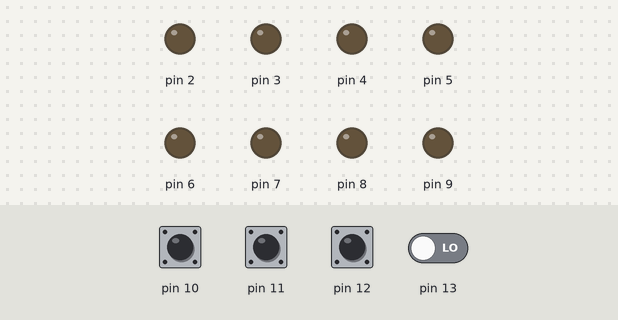
Bench run of a sketch on a simulated Arduino Uno, built with avr-gcc and run on an emulated ATmega328P. On the bench: output pins drawn as LEDs (lit = HIGH). The inputs (shaded band) are chosen by the test bench; at power-on: pin 10–12 HIGH, pin 13 LOW.

Above: at 0.4 s.
Timing chart, 0 to 1.9 s (numbered marks = the images above):
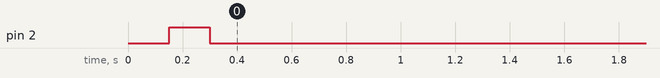

Measured:
- by itself, pin 2: LOW → HIGH at 0.15 s, → LOW 0.15 s later

The sketch:

LED_Festival.ino
```cpp
int sped = 150, led[8], btn[4], i = -1, o = 8, interval;
boolean mode, paused, canChange, s0, s1, s2, s3, pass;
unsigned long prev;

void setup() {
  led[0] = 2;  led[1] = 3;  led[2] = 4;  led[3] = 5;
  led[4] = 6;  led[5] = 7;  led[6] = 8;  led[7] = 9;
  btn[0] = 10;  btn[1] = 11;  btn[2] = 12;  btn[3] = 13;

  for (int x = 0; x < 8; x++)  pinMode(led[x], OUTPUT);
  for (int y = 0; y < 4; y++)  pinMode(btn[y], INPUT_PULLUP);
}

void loop() {
  ///////////////////////////////////////////////////////// Reading The Buttons
  if ( digitalRead(btn[0]) == LOW && s0 == false )  {
    delay(150); //debouncing
    mode = !mode;
    s0 = true;
    interval = 0;  }
  else if (digitalRead(btn[0]) == HIGH) s0 = false;

  if ( digitalRead(btn[1]) == LOW && s1 == false )  {
    delay(150); //debouncing
    sped = sped + 100;
    s1 = true;
    interval = 0;  }
  else if (digitalRead(btn[1]) == HIGH) s1 = false;

  if ( digitalRead(btn[2]) == LOW && sped > 50 && s2 == false )  {
    delay(150); //debouncing
    sped = sped - 100;
    s2 = true;
    interval = 0;  }
  else if (digitalRead(btn[2]) == HIGH) s2 = false;

  if ( digitalRead(btn[3]) == LOW && s3 == false )  {
    delay(150); //debouncing
    paused = !paused;
    s3 = true;
    prev = millis();
    digitalWrite (led[i], HIGH);  }
  else if ( digitalRead(btn[3]) == HIGH) s3 = false;

  ///////////////////////////////////////////////////////// Taking Actions
  if ( paused == true ) digitalWrite (led[i], LOW);
  else
  {
    interval = interval + millis() - prev;
    prev = millis();
    if ( interval >= sped || pass == true )
    {
      pass = false;
      interval = 0;
      if ( mode == false )
      {
        o = i;
        i ++;
        if ( i == 8 ) i = 0;
      }
      else if ( mode == true )
      {
        o = i;
        i--;
        if (i == -1 ) i = 7;
      }
      ///////////////////////////////////////////////////////// Applying On LEDs
      digitalWrite(led[i], HIGH);
      digitalWrite(led[o], LOW);
    }
  }
}
```
